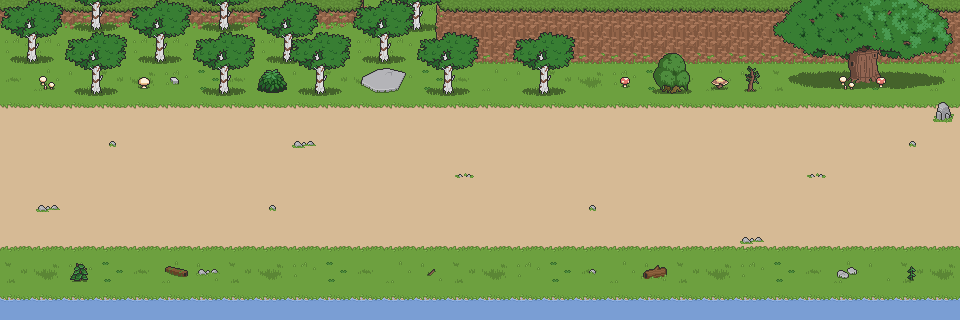

This is a level from a 2D game, rendered from its Tiled map with the project's own tilesets. A one-line summary and the map file follow, with tile-layer data summarised:
An orthogonal 30x10 tile map with 32x32 px tiles, 4 tile layers (floor, cliff, decor1, decor2) and 17 objects (12x monster, 3x chord, playerStart, milestone).

<map version="1.10" tiledversion="1.11.0" orientation="orthogonal" renderorder="right-down" width="30" height="10" tilewidth="32" tileheight="32" infinite="0" nextlayerid="7" nextobjectid="27">
 <editorsettings>
  <export target="stage_01_01.json" format="json" />
 </editorsettings>
 <tileset firstgid="1" name="Forest-Prairie Tileset v1" tilewidth="32" tileheight="32" tilecount="567" columns="21">
  <image source="../../Forest-Prairie Tileset v1.png" width="672" height="864" />
  <tile id="128">
   <properties>
    <property name="collides" type="bool" value="true" />
   </properties>
  </tile>
  <tile id="129">
   <properties>
    <property name="collides" type="bool" value="true" />
   </properties>
  </tile>
  <tile id="130">
   <properties>
    <property name="collides" type="bool" value="true" />
   </properties>
  </tile>
  <tile id="131">
   <properties>
    <property name="collides" type="bool" value="true" />
   </properties>
  </tile>
  <tile id="132">
   <properties>
    <property name="collides" type="bool" value="true" />
   </properties>
  </tile>
  <tile id="133">
   <properties>
    <property name="collides" type="bool" value="true" />
   </properties>
  </tile>
  <tile id="134">
   <properties>
    <property name="collides" type="bool" value="true" />
   </properties>
  </tile>
  <tile id="135">
   <properties>
    <property name="collides" type="bool" value="true" />
   </properties>
  </tile>
  <tile id="136">
   <properties>
    <property name="collides" type="bool" value="true" />
   </properties>
  </tile>
  <tile id="137">
   <properties>
    <property name="collides" type="bool" value="true" />
   </properties>
  </tile>
  <tile id="138">
   <properties>
    <property name="collides" type="bool" value="true" />
   </properties>
  </tile>
  <tile id="139">
   <properties>
    <property name="collides" type="bool" value="true" />
   </properties>
  </tile>
  <tile id="140">
   <properties>
    <property name="collides" type="bool" value="true" />
   </properties>
  </tile>
  <tile id="141">
   <properties>
    <property name="collides" type="bool" value="true" />
   </properties>
  </tile>
  <tile id="142">
   <properties>
    <property name="collides" type="bool" value="true" />
   </properties>
  </tile>
  <tile id="143">
   <properties>
    <property name="collides" type="bool" value="true" />
   </properties>
  </tile>
  <tile id="144">
   <properties>
    <property name="collides" type="bool" value="true" />
   </properties>
  </tile>
  <tile id="149">
   <properties>
    <property name="collides" type="bool" value="true" />
   </properties>
  </tile>
  <tile id="150">
   <properties>
    <property name="collides" type="bool" value="true" />
   </properties>
  </tile>
  <tile id="151">
   <properties>
    <property name="collides" type="bool" value="true" />
   </properties>
  </tile>
  <tile id="152">
   <properties>
    <property name="collides" type="bool" value="true" />
   </properties>
  </tile>
  <tile id="153">
   <properties>
    <property name="collides" type="bool" value="true" />
   </properties>
  </tile>
  <tile id="154">
   <properties>
    <property name="collides" type="bool" value="true" />
   </properties>
  </tile>
  <tile id="155">
   <properties>
    <property name="collides" type="bool" value="true" />
   </properties>
  </tile>
  <tile id="156">
   <properties>
    <property name="collides" type="bool" value="true" />
   </properties>
  </tile>
  <tile id="157">
   <properties>
    <property name="collides" type="bool" value="true" />
   </properties>
  </tile>
  <tile id="158">
   <properties>
    <property name="collides" type="bool" value="true" />
   </properties>
  </tile>
  <tile id="159">
   <properties>
    <property name="collides" type="bool" value="true" />
   </properties>
  </tile>
  <tile id="160">
   <properties>
    <property name="collides" type="bool" value="true" />
   </properties>
  </tile>
  <tile id="161">
   <properties>
    <property name="collides" type="bool" value="true" />
   </properties>
  </tile>
  <tile id="162">
   <properties>
    <property name="collides" type="bool" value="true" />
   </properties>
  </tile>
  <tile id="163">
   <properties>
    <property name="collides" type="bool" value="true" />
   </properties>
  </tile>
  <tile id="164">
   <properties>
    <property name="collides" type="bool" value="true" />
   </properties>
  </tile>
  <tile id="165">
   <properties>
    <property name="collides" type="bool" value="true" />
   </properties>
  </tile>
  <tile id="166">
   <properties>
    <property name="collides" type="bool" value="true" />
   </properties>
  </tile>
  <tile id="170">
   <properties>
    <property name="collides" type="bool" value="true" />
   </properties>
  </tile>
  <tile id="171">
   <properties>
    <property name="collides" type="bool" value="true" />
   </properties>
  </tile>
  <tile id="172">
   <properties>
    <property name="collides" type="bool" value="true" />
   </properties>
  </tile>
  <tile id="173">
   <properties>
    <property name="collides" type="bool" value="true" />
   </properties>
  </tile>
  <tile id="174">
   <properties>
    <property name="collides" type="bool" value="true" />
   </properties>
  </tile>
  <tile id="175">
   <properties>
    <property name="collides" type="bool" value="true" />
   </properties>
  </tile>
  <tile id="176">
   <properties>
    <property name="collides" type="bool" value="true" />
   </properties>
  </tile>
  <tile id="177">
   <properties>
    <property name="collides" type="bool" value="true" />
   </properties>
  </tile>
  <tile id="178">
   <properties>
    <property name="collides" type="bool" value="true" />
   </properties>
  </tile>
  <tile id="179">
   <properties>
    <property name="collides" type="bool" value="true" />
   </properties>
  </tile>
  <tile id="180">
   <properties>
    <property name="collides" type="bool" value="true" />
   </properties>
  </tile>
  <tile id="181">
   <properties>
    <property name="collides" type="bool" value="true" />
   </properties>
  </tile>
  <tile id="182">
   <properties>
    <property name="collides" type="bool" value="true" />
   </properties>
  </tile>
  <tile id="183">
   <properties>
    <property name="collides" type="bool" value="true" />
   </properties>
  </tile>
  <tile id="185">
   <properties>
    <property name="collides" type="bool" value="true" />
   </properties>
  </tile>
  <tile id="186">
   <properties>
    <property name="collides" type="bool" value="true" />
   </properties>
  </tile>
  <tile id="187">
   <properties>
    <property name="collides" type="bool" value="true" />
   </properties>
  </tile>
  <tile id="190">
   <properties>
    <property name="collides" type="bool" value="true" />
   </properties>
  </tile>
  <tile id="191">
   <properties>
    <property name="collides" type="bool" value="true" />
   </properties>
  </tile>
  <tile id="192">
   <properties>
    <property name="collides" type="bool" value="true" />
   </properties>
  </tile>
  <tile id="193">
   <properties>
    <property name="collides" type="bool" value="true" />
   </properties>
  </tile>
  <tile id="194">
   <properties>
    <property name="collides" type="bool" value="true" />
   </properties>
  </tile>
  <tile id="195">
   <properties>
    <property name="collides" type="bool" value="true" />
   </properties>
  </tile>
  <tile id="196">
   <properties>
    <property name="collides" type="bool" value="true" />
   </properties>
  </tile>
  <tile id="197">
   <properties>
    <property name="collides" type="bool" value="true" />
   </properties>
  </tile>
  <tile id="200">
   <properties>
    <property name="collides" type="bool" value="true" />
   </properties>
  </tile>
  <tile id="201">
   <properties>
    <property name="collides" type="bool" value="true" />
   </properties>
  </tile>
  <tile id="202">
   <properties>
    <property name="collides" type="bool" value="true" />
   </properties>
  </tile>
  <tile id="203">
   <properties>
    <property name="collides" type="bool" value="true" />
   </properties>
  </tile>
  <tile id="204">
   <properties>
    <property name="collides" type="bool" value="true" />
   </properties>
  </tile>
  <tile id="211">
   <properties>
    <property name="collides" type="bool" value="true" />
   </properties>
  </tile>
  <tile id="212">
   <properties>
    <property name="collides" type="bool" value="true" />
   </properties>
  </tile>
  <tile id="213">
   <properties>
    <property name="collides" type="bool" value="true" />
   </properties>
  </tile>
  <tile id="214">
   <properties>
    <property name="collides" type="bool" value="true" />
   </properties>
  </tile>
  <tile id="215">
   <properties>
    <property name="collides" type="bool" value="true" />
   </properties>
  </tile>
  <tile id="216">
   <properties>
    <property name="collides" type="bool" value="true" />
   </properties>
  </tile>
  <tile id="217">
   <properties>
    <property name="collides" type="bool" value="true" />
   </properties>
  </tile>
  <tile id="218">
   <properties>
    <property name="collides" type="bool" value="true" />
   </properties>
  </tile>
  <tile id="219">
   <properties>
    <property name="collides" type="bool" value="true" />
   </properties>
  </tile>
  <tile id="220">
   <properties>
    <property name="collides" type="bool" value="true" />
   </properties>
  </tile>
  <tile id="221">
   <properties>
    <property name="collides" type="bool" value="true" />
   </properties>
  </tile>
  <tile id="222">
   <properties>
    <property name="collides" type="bool" value="true" />
   </properties>
  </tile>
  <tile id="223">
   <properties>
    <property name="collides" type="bool" value="true" />
   </properties>
  </tile>
  <tile id="224">
   <properties>
    <property name="collides" type="bool" value="true" />
   </properties>
  </tile>
  <tile id="225">
   <properties>
    <property name="collides" type="bool" value="true" />
   </properties>
  </tile>
  <tile id="227">
   <properties>
    <property name="collides" type="bool" value="true" />
   </properties>
  </tile>
  <tile id="228">
   <properties>
    <property name="collides" type="bool" value="true" />
   </properties>
  </tile>
  <tile id="232">
   <properties>
    <property name="collides" type="bool" value="true" />
   </properties>
  </tile>
  <tile id="233">
   <properties>
    <property name="collides" type="bool" value="true" />
   </properties>
  </tile>
  <tile id="234">
   <properties>
    <property name="collides" type="bool" value="true" />
   </properties>
  </tile>
  <tile id="235">
   <properties>
    <property name="collides" type="bool" value="true" />
   </properties>
  </tile>
  <tile id="236">
   <properties>
    <property name="collides" type="bool" value="true" />
   </properties>
  </tile>
  <tile id="237">
   <properties>
    <property name="collides" type="bool" value="true" />
   </properties>
  </tile>
  <tile id="238">
   <properties>
    <property name="collides" type="bool" value="true" />
   </properties>
  </tile>
  <tile id="239">
   <properties>
    <property name="collides" type="bool" value="true" />
   </properties>
  </tile>
  <tile id="240">
   <properties>
    <property name="collides" type="bool" value="true" />
   </properties>
  </tile>
  <tile id="241">
   <properties>
    <property name="collides" type="bool" value="true" />
   </properties>
  </tile>
  <tile id="242">
   <properties>
    <property name="collides" type="bool" value="true" />
   </properties>
  </tile>
  <tile id="243">
   <properties>
    <property name="collides" type="bool" value="true" />
   </properties>
  </tile>
  <tile id="244">
   <properties>
    <property name="collides" type="bool" value="true" />
   </properties>
  </tile>
  <tile id="246">
   <properties>
    <property name="collides" type="bool" value="true" />
   </properties>
  </tile>
  <tile id="248">
   <properties>
    <property name="collides" type="bool" value="true" />
   </properties>
  </tile>
  <tile id="249">
   <properties>
    <property name="collides" type="bool" value="true" />
   </properties>
  </tile>
  <tile id="258">
   <properties>
    <property name="collides" type="bool" value="true" />
   </properties>
  </tile>
  <tile id="259">
   <properties>
    <property name="collides" type="bool" value="true" />
   </properties>
  </tile>
  <tile id="260">
   <properties>
    <property name="collides" type="bool" value="true" />
   </properties>
  </tile>
  <tile id="261">
   <properties>
    <property name="collides" type="bool" value="true" />
   </properties>
  </tile>
  <tile id="262">
   <properties>
    <property name="collides" type="bool" value="true" />
   </properties>
  </tile>
  <tile id="263">
   <properties>
    <property name="collides" type="bool" value="true" />
   </properties>
  </tile>
  <tile id="264">
   <properties>
    <property name="collides" type="bool" value="true" />
   </properties>
  </tile>
  <tile id="265">
   <properties>
    <property name="collides" type="bool" value="true" />
   </properties>
  </tile>
  <tile id="269">
   <properties>
    <property name="collides" type="bool" value="true" />
   </properties>
  </tile>
  <tile id="270">
   <properties>
    <property name="collides" type="bool" value="true" />
   </properties>
  </tile>
  <tile id="279">
   <properties>
    <property name="collides" type="bool" value="true" />
   </properties>
  </tile>
  <tile id="280">
   <properties>
    <property name="collides" type="bool" value="true" />
   </properties>
  </tile>
  <tile id="281">
   <properties>
    <property name="collides" type="bool" value="true" />
   </properties>
  </tile>
  <tile id="282">
   <properties>
    <property name="collides" type="bool" value="true" />
   </properties>
  </tile>
  <tile id="283">
   <properties>
    <property name="collides" type="bool" value="true" />
   </properties>
  </tile>
  <tile id="284">
   <properties>
    <property name="collides" type="bool" value="true" />
   </properties>
  </tile>
  <tile id="285">
   <properties>
    <property name="collides" type="bool" value="true" />
   </properties>
  </tile>
  <tile id="286">
   <properties>
    <property name="collides" type="bool" value="true" />
   </properties>
  </tile>
  <tile id="290">
   <properties>
    <property name="collides" type="bool" value="true" />
   </properties>
  </tile>
  <tile id="291">
   <properties>
    <property name="collides" type="bool" value="true" />
   </properties>
  </tile>
  <tile id="300">
   <properties>
    <property name="collides" type="bool" value="true" />
   </properties>
  </tile>
  <tile id="301">
   <properties>
    <property name="collides" type="bool" value="true" />
   </properties>
  </tile>
  <tile id="302">
   <properties>
    <property name="collides" type="bool" value="true" />
   </properties>
  </tile>
  <tile id="303">
   <properties>
    <property name="collides" type="bool" value="true" />
   </properties>
  </tile>
  <tile id="305">
   <properties>
    <property name="collides" type="bool" value="true" />
   </properties>
  </tile>
  <tile id="306">
   <properties>
    <property name="collides" type="bool" value="true" />
   </properties>
  </tile>
  <tile id="307">
   <properties>
    <property name="collides" type="bool" value="true" />
   </properties>
  </tile>
  <tile id="321">
   <properties>
    <property name="collides" type="bool" value="true" />
   </properties>
  </tile>
  <tile id="322">
   <properties>
    <property name="collides" type="bool" value="true" />
   </properties>
  </tile>
  <tile id="323">
   <properties>
    <property name="collides" type="bool" value="true" />
   </properties>
  </tile>
 </tileset>
 <layer id="1" name="floor" width="30" height="10">
  <data>[300 cells, 300 non-empty, 11 distinct tile ids]</data>
 </layer>
 <layer id="3" name="cliff" width="30" height="10">
  <data>[300 cells, 46 non-empty, 6 distinct tile ids]</data>
 </layer>
 <layer id="2" name="decor1" width="30" height="10">
  <data>[300 cells, 79 non-empty, 45 distinct tile ids]</data>
 </layer>
 <layer id="5" name="decor2" width="30" height="10">
  <data>[300 cells, 14 non-empty, 6 distinct tile ids]</data>
 </layer>
 <objectgroup id="6" name="object">
  <object id="1" name="playerStart" x="22" y="171">
   <point />
  </object>
  <object id="2" name="chordStart" type="chord" x="21" y="140">
   <point />
  </object>
  <object id="3" name="milestone" x="920" y="122">
   <point />
  </object>
  <object id="4" name="tomato" type="monster" x="782.824" y="172.978">
   <point />
  </object>
  <object id="8" name="chordBattle" type="chord" x="498.973" y="282.538">
   <point />
  </object>
  <object id="9" name="chordEnd" type="chord" x="895.5" y="120.5">
   <point />
  </object>
  <object id="10" name="tomato" type="monster" x="179.797" y="226.411">
   <point />
  </object>
  <object id="11" name="tomato" type="monster" x="278.02" y="149.831">
   <point />
  </object>
  <object id="12" name="apple" type="monster" x="521.911" y="231.406">
   <point />
  </object>
  <object id="18" name="apple" type="monster" x="501.934" y="146.501">
   <point />
  </object>
  <object id="19" name="apple" type="monster" x="710.032" y="232.238">
   <point />
  </object>
  <object id="21" name="tomato" type="monster" x="336.006" y="223.168">
   <point />
  </object>
  <object id="22" name="tomato" type="monster" x="375.291" y="153.794">
   <point />
  </object>
  <object id="23" name="tomato" type="monster" x="442.993" y="218.989">
   <point />
  </object>
  <object id="24" name="apple" type="monster" x="646.102" y="152.958">
   <point />
  </object>
  <object id="25" name="apple" type="monster" x="624.37" y="216.482">
   <point />
  </object>
  <object id="26" name="apple" type="monster" x="829.15" y="210.631">
   <point />
  </object>
 </objectgroup>
</map>
